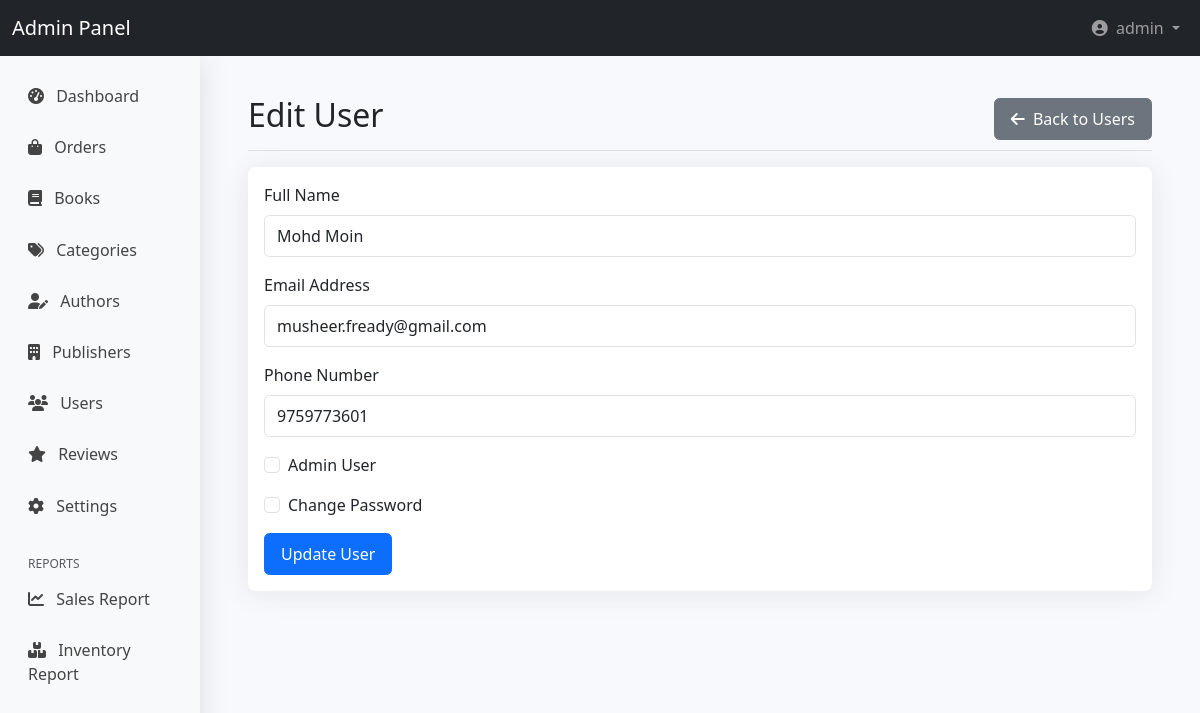
Page /admin/users/edit.php?id=1 (signed in) on the committed database.
### tables this page shows
CREATE TABLE `users` (
  `user_id` int(11) NOT NULL,
  `name` varchar(100) NOT NULL,
  `email` varchar(100) NOT NULL,
  `password` varchar(255) NOT NULL,
  `phone` varchar(20) DEFAULT NULL,
  `is_admin` tinyint(4) NOT NULL DEFAULT 0,
  `created_at` timestamp NOT NULL DEFAULT current_timestamp(),
  `updated_at` timestamp NOT NULL DEFAULT current_timestamp() ON UPDATE current_timestamp()
);

### admin/users/edit.php (the view, shortened to what this page needs)
<?php
require_once '../../includes/config.php';
$user_id = intval($_GET['id']);
$stmt = $pdo->prepare("SELECT * FROM users WHERE user_id = ?");
$stmt->execute([$user_id]);
$user = $stmt->fetch();
$errors = [];
$name = $user['name'];
$email = $user['email'];
$phone = $user['phone'];
$is_admin = $user['is_admin'];
require_once '../admin_header.php';
?>
<div class="container-fluid py-4">
    <div class="row">
        <main class="col-md-12 ms-sm-auto col-lg-12 px-md-4">
            <div class="d-flex justify-content-between flex-wrap flex-md-nowrap align-items-center pt-3 pb-2 mb-3 border-bottom">
                <h1 class="h2">Edit User</h1>
                <div class="btn-toolbar mb-2 mb-md-0">
                    <a href="index.php" class="btn btn-secondary">
                        <i class="fas fa-arrow-left me-1"></i> Back to Users
                    </a>
                </div>
            </div>
            <div class="card">
                <div class="card-body">
                    <form method="post">
                        <div class="mb-3">
                            <label for="name" class="form-label">Full Name</label>
                            <input type="text" class="form-control <?php echo isset($errors['name']) ? 'is-invalid' : ''; ?>"
                                   id="name" name="name" value="<?php echo htmlspecialchars($name); ?>" required>
                        </div>
                        <div class="mb-3">
                            <label for="email" class="form-label">Email Address</label>
                            <input type="email" class="form-control <?php echo isset($errors['email']) ? 'is-invalid' : ''; ?>"
                                   id="email" name="email" value="<?php echo htmlspecialchars($email); ?>" required>
                        </div>
                        <div class="mb-3">
                            <label for="phone" class="form-label">Phone Number</label>
                            <input type="tel" class="form-control <?php echo isset($errors['phone']) ? 'is-invalid' : ''; ?>"
                                   id="phone" name="phone" value="<?php echo htmlspecialchars($phone); ?>">
                        </div>
                        <div class="mb-3 form-check">
                            <input type="checkbox" class="form-check-input" id="is_admin" name="is_admin" <?php echo $is_admin ? 'checked' : ''; ?>>
                            <label class="form-check-label" for="is_admin">Admin User</label>
                        </div>
                        <div class="mb-3 form-check">
                            <input type="checkbox" class="form-check-input" id="change_password" name="change_password">
                            <label class="form-check-label" for="change_password">Change Password</label>
                        </div>
                        <button type="submit" class="btn btn-primary">Update User</button>
                    </form>
                </div>
            </div>
        </main>
    </div>
</div>
<?php require_once '../admin_footer.php'; ?>

### assets/css/admin.css (style rules this page uses)
body.admin-dashboard { background-color: #f8f9fc; }
.card { border: none; border-radius: 0.5rem; box-shadow: 0 0.15rem 1.75rem 0 rgba(58, 59, 69, 0.1); }
.form-control, .form-select { border-radius: 0.35rem; padding: 0.5rem 0.75rem; }
.btn { border-radius: 0.35rem; padding: 0.5rem 1rem; }

### rows in the picture
users: name "Mohd Moin", email "musheer.fready@gmail.com", phone "9759773601"

### other values in the picture
$_SESSION['admin_username'] "admin"
